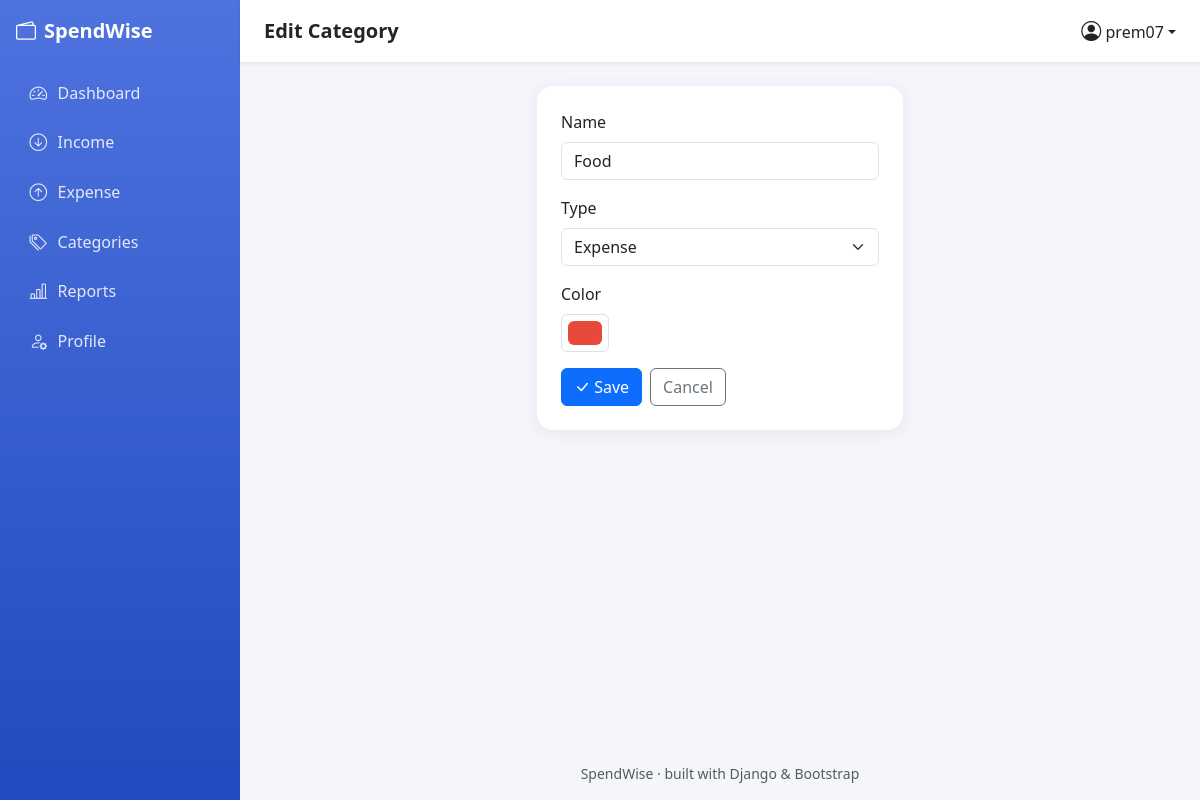
Page /categories/3/edit/ (signed in) on the committed database.
### tracker/models.py (models this page shows, shortened)
class Category(models.Model):
    INCOME, EXPENSE = "INCOME", "EXPENSE"
    TYPE_CHOICES = [(INCOME,"Income"), (EXPENSE, "Expense")]
    user = models.ForeignKey(User,on_delete=models.CASCADE,related_name="categories")
    name = models.CharField(max_length=50)
    type = models.CharField(max_length=7, choices=TYPE_CHOICES)
    color = models.CharField(max_length=7,default="#4e73df")
    created_at = models.DateTimeField(auto_now_add=True)
    class Meta:
        unique_together = ('user','name','type')
        ordering = ["name"]

### tracker/views.py (the view)
# urls.py: path("categories/<int:pk>/edit/",views.category_update,name="category_update"),
@login_required
def category_update(request,pk):
    cat=get_object_or_404(Category,pk=pk,user=request.user)
    if request.method=="POST":
        form=CategoryForm(request.POST,instance=cat)
        if form.is_valid():
            form.save()
            messages.success(request,"Category update")
            return redirect("category_list")
    else:
        form=CategoryForm(instance=cat)
    return render(request,"tracker/category_form.html",{"form":form,"cat":cat})

### tracker/forms.py
class CategoryForm(forms.ModelForm):
    class Meta:
        model = Category
        fields = ["name","type","color"]
        widgets = {
            "name": forms.TextInput(attrs={"class":"form-control","placeholder":"e.g. Food,Salary"}),
            "type": forms.Select(attrs={"class":"form-select"}),
            "color":forms.TextInput(attrs={"type":"color","class":"form-control form-control-color"}),
        }

### tracker/templates/tracker/category_form.html (shortened to what this page needs)
{% extends "base.html" %}
{% block heading %}Edit Category{% endblock %}
{% block content %}
<div class="row justify-content-center"><div class="col-lg-5"><div class="card p-4">
    <form method="post">{% csrf_token %}
    {% for field in form %}<div class="mb-3">
        <label class="form-label">{{ field.label }}</label>{{ field }}
    </div>{% endfor %}
    <div class="d-flex gap-2">
        <button class="btn btn-primary"><i class="bi bi-check-lg"></i> Save</button>
        <a href="{% url 'category_list' %}" class="btn btn-outline-secondary">Cancel</a></div>
    </form>
</div></div></div>
{% endblock %}

### tracker/templates/base.html (shortened to what this page needs)
{% load static %}
<!doctype html>
<html lang="en">
<head>
    <link href="https://cdn.jsdelivr.net/npm/bootstrap@5.3.3/dist/css/bootstrap.min.css" rel="stylesheet">
    <link href="https://cdn.jsdelivr.net/npm/bootstrap-icons@1.11.3/font/bootstrap-icons.css" rel="stylesheet">
    <link href="{% static 'css/style.css' %}" rel="stylesheet">
</head>
<body>
<div class="d-flex">
    <nav class="sidebar text-white p-3">
    <div class="brand mb-4 d-flex align-items-center gap-2"><i class="bi bi-wallet2"></i><span>SpendWise</span></div>
    {% with url_name=request.resolver_match.url_name %}
    <a href="{% url 'dashboard' %}" class="nav-link {% if url_name == 'dashboard' %}active{% endif %}"><i class="bi bi-speedometer2"></i><span>Dashboard</span></a>
    <a href="{% url 'income' %}" class="nav-link {% if url_name == 'income' %}active{% endif %}"><i class="bi bi-arrow-down-circle"></i><span>Income</span></a>
    <a href="{% url 'expense' %}" class="nav-link {% if url_name == 'expense' %}active{% endif %}"><i class="bi bi-arrow-up-circle"></i><span>Expense</span></a>
    <a href="{% url 'category_list' %}" class="nav-link {% if url_name == 'category_list' %}active{% endif %}"><i class="bi bi-tags"></i><span>Categories</span></a>
    <a href="{% url 'reports' %}" class="nav-link {% if url_name == 'reports' %}active{% endif %}"><i class="bi bi-bar-chart-line"></i><span>Reports</span></a>
    <a href="{% url 'profile' %}" class="nav-link {% if url_name == 'profile' %}active{% endif %}"><i class="bi bi-person-gear"></i><span>Profile</span></a>
    {% endwith %}
    </nav>
    <div class="flex-grow-1 d-flex flex-column" style="min-height:100vh;">
    <nav class="topbar navbar bg-white shadow-sm px-4 d-flex">
        <span class="fw-semibold fs-5">{% block heading %}{% endblock %}</span>
        <div class="dropdown ms-auto">
        <a class="dropdown-toggle text-decoration-none text-dark fw-medium" href="#" data-bs-toggle="dropdown">
            <i class="bi bi-person-circle fs-5"></i> {{ request.user.username }}</a>
        </div>
    </nav>
    <main class="p-4 flex-grow-1">
        {% block content %}{% endblock %}
    </main>
    <footer class="text-center text-muted small py-3">SpendWise &middot; built with Django &amp; Bootstrap</footer>
    </div>
</div>
</body>
</html>

### static/css/style.css (style rules this page uses)
:root { --sw-primary: #4e73df; --sw-primary-dark: #224abe; }
body { background: #f4f6fb; font-family: "Segoe UI", system-ui, Roboto, Arial, sans-serif; }
.sidebar { width: 240px; min-height: 100vh; position: sticky; top: 0; background: linear-gradient(180deg, var(--sw-primary) 0%, var(--sw-primary-dark) 100%); transition: width .2s ease; }
.sidebar .brand { font-weight: 700; font-size: 1.25rem; }
.sidebar .nav-link { color: rgba(255,255,255,.85); border-radius: .6rem; margin-bottom: .25rem; padding: .6rem .85rem; display: flex; align-items: center; gap: .65rem; font-weight: 500; }
.sidebar .nav-link i { font-size: 1.1rem; }
.topbar { min-height: 62px; }
.card { border: none; border-radius: 1rem; box-shadow: 0 .15rem 1rem rgba(58,59,69,.08); }

### rows in the picture
Category: form "Food" "Expense" "#e74a3b"

### other values in the picture
{{ request.user.username }} "prem07"
{{ field.label }} "Name" "Type" "Color"
